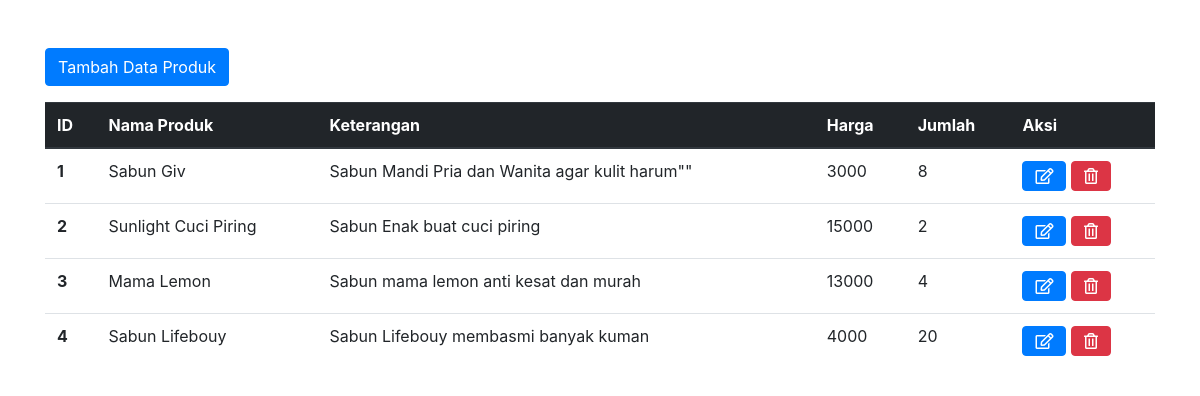
The page / on the database its author committed.
### tables this page shows
CREATE TABLE `produk` (
  `id_produk` int(10) NOT NULL,
  `nama_produk` varchar(100) NOT NULL,
  `keterangan` varchar(120) NOT NULL,
  `harga` int(12) NOT NULL,
  `jumlah` int(10) NOT NULL
);

### application/controllers/Home.php (called while the page is built, shortened)
<?php
class Home extends CI_Controller
{
    public function __construct()
    {
        $this->load->library('form_validation');
        $this->load->model('Produk_model', 'mp');
    }
    public function index()
    {
        $data['title'] = 'Beranda Produk';
        $data['produk'] = $this->mp->tampilProduk();
        $this->load->view('templates/header', $data);
        $this->load->view('beranda/index', $data);
        $this->load->view('templates/footer');
    }
}

### index.php (called while the page is built, shortened)
<?php
require_once BASEPATH.'core/CodeIgniter.php';

### application/models/Produk_model.php (called while the page is built, shortened)
<?php
class Produk_model extends CI_Model
{
    public function tampilProduk()
    {
        return $this->db->get('produk')->result();
    }
}

### application/views/beranda/Index.php (the view, shortened to what this page needs)
<div class="container">
    <div class="row mt-5">
        <div class="col-md-6">
            <a href="<?= base_url('home/tambah_produk') ?>" class="btn btn-primary">Tambah Data Produk</a>
        </div>
    </div>
    <table class="table my-3">
        <thead class="thead-dark">
            <tr>
                <th scope="col">ID</th>
                <th scope="col">Nama Produk</th>
                <th scope="col">Keterangan</th>
                <th scope="col">Harga</th>
                <th scope="col">Jumlah</th>
                <th scope="col">Aksi</th>
            </tr>
        </thead>
        <tbody>
            <?php $i = 1; ?>
            <?php foreach ($produk as $p) : ?>
                <tr>
                    <th scope="row"><?= $i++; ?></th>
                    <td><?= $p->nama_produk; ?></td>
                    <td><?= $p->keterangan; ?></td>
                    <td><?= $p->harga; ?></td>
                    <td><?= $p->jumlah; ?></td>
                    <td>
                        <a class="btn btn-xs btn-primary" href="<?= base_url('home/edit_produk/') ?><?= $p->id_produk ?>"><i class="far fa-edit"></i></a>
                        <a class="btn btn-xs btn-danger" href="<?= base_url('home/delete_produk/') ?><?= $p->id_produk ?>" onclick="return confirm('Anda ingin menghapus ?')"><i class="far fa-trash-alt"></i></a>
                    </td>
                </tr>
            <?php endforeach; ?>
        </tbody>
    </table>
</div>

### application/views/templates/Header.php (shortened to what this page needs)
<html lang="en">
<head>
    <link rel="stylesheet" href="https://maxcdn.bootstrapcdn.com/bootstrap/4.0.0/css/bootstrap.min.css">
    <link rel="stylesheet" href="https://use.fontawesome.com/releases/v5.7.0/css/all.css">
</head>
<body>

### application/views/templates/Footer.php (shortened to what this page needs)
</body>
</html>

### rows shown on the page
produk: nama_produk "Sabun Giv", keterangan "Sabun Mandi Pria dan Wanita agar kulit harum\"\"", harga "3000", jumlah "8"
produk: nama_produk "Sunlight Cuci Piring", keterangan "Sabun Enak buat cuci piring", harga "15000", jumlah "2"
produk: nama_produk "Mama Lemon", keterangan "Sabun mama lemon anti kesat dan murah", harga "13000", jumlah "4"
produk: nama_produk "Sabun Lifebouy", keterangan "Sabun Lifebouy membasmi banyak kuman", harga "4000", jumlah "20"
